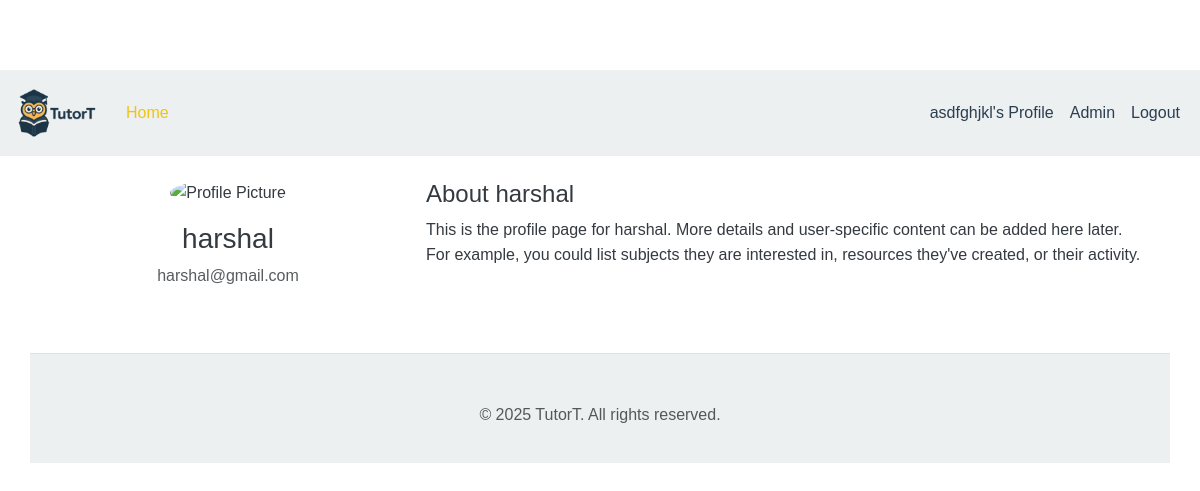
The page /profile/harshal (signed in) on the database its author committed.
### app/models.py (models this page shows, shortened)
class User(UserMixin, db.Model):
    id = db.Column(db.Integer, primary_key=True)
    username = db.Column(db.String(64), index=True, unique=True, nullable=False)
    email = db.Column(db.String(120), index=True, unique=True, nullable=False)
    password_hash = db.Column(db.String(256))
    created_at = db.Column(db.DateTime, default=lambda: datetime.now(timezone.utc))

### app/main_routes.py (the view)
@bp.route('/profile/<username>')
@login_required
def profile(username):
    user = User.query.filter_by(username=username).first_or_404()
    return render_template('profile.html', title=f"{user.username}'s Profile", user=user)

### app/__init__.py (called while the page is built)
def create_app(config_class=Config):
    app = Flask(__name__)
    app.config.from_object(config_class)
    db.init_app(app)
    migrate.init_app(app, db)
    login.init_app(app)
    bootstrap.init_app(app) # Add this line to initialize Bootstrap
    from app.main_routes import bp as main_bp # Assuming you have a main_bp
    app.register_blueprint(main_bp)
    from app.admin import bp as admin_bp
    app.register_blueprint(admin_bp)
    from app import models
    from datetime import datetime
    @app.context_processor
    def inject_now():
        return {'now': datetime.utcnow()}
    def datetimeformat(value, format='%Y'):
        return value.strftime(format)
    app.jinja_env.filters['datetimeformat'] = datetimeformat
    return app

### app/models.py (called while the page is built)
@login.user_loader
def load_user(id):
    return db.session.get(User, int(id)) # Changed from User.query.get for SQLAlchemy 2.0 compatibility

### app/templates/profile.html (shortened to what this page needs)
{% extends "base.html" %}
{% block content %}
<div class="container mt-4">
    <div class="row">
        <div class="col-md-4 text-center">
            <img src="{{ url_for('static', filename='images/default_profile.png') }}" alt="Profile Picture" class="img-fluid rounded-circle mb-3" style="width: 150px; height: 150px; object-fit: cover;">
            <h3>{{ user.username }}</h3>
            <p class="text-muted">{{ user.email }}</p>
        </div>
        <div class="col-md-8">
            <h4>About {{ user.username }}</h4>
            <p>
                This is the profile page for {{ user.username }}. More details and user-specific content can be added here later.
                For example, you could list subjects they are interested in, resources they've created, or their activity.
            </p>
        </div>
    </div>
</div>
{% endblock %}

### app/templates/base.html (shortened to what this page needs)
<!doctype html>
<html lang="en">
<head>
    <link href="https://cdn.jsdelivr.net/npm/bootstrap@5.3.0-alpha1/dist/css/bootstrap.min.css" rel="stylesheet">
    <link rel="stylesheet" href="https://cdn.jsdelivr.net/npm/bootstrap-icons@1.10.5/font/bootstrap-icons.css">
    <link rel="stylesheet" href="{{ url_for('static', filename='css/style.css') }}">
</head>
<body>
    <nav class="navbar navbar-expand-lg navbar-light navbar-custom mb-4">
        <div class="container-fluid">
            <a class="navbar-brand" href="{{ url_for('main.index') }}">
                <img src="{{ url_for('static', filename='images/logo.png') }}" alt="TutorT Logo" height="60" class="d-inline-block align-top">
            </a>
            <div class="collapse navbar-collapse" id="navbarNav">
                <ul class="navbar-nav me-auto mb-2 mb-lg-0">
                    <li class="nav-item">
                        <a class="nav-link active" aria-current="page" href="{{ url_for('main.index') }}">Home</a>
                    </li>
                </ul>
                <ul class="navbar-nav">
                    {% if current_user.is_authenticated %}
                        <li class="nav-item">
                            <a class="nav-link" href="{{ url_for('main.profile', username=current_user.username) }}">{{ current_user.username }}'s Profile</a>
                        </li>
                        <li class="nav-item">
                            <a class="nav-link" href="{{ url_for('admin.dashboard') }}">Admin</a>
                        </li>
                        <li class="nav-item">
                            <a class="nav-link" href="{{ url_for('main.logout') }}">Logout</a>
                        </li>
                    {% endif %}
                </ul>
            </div>
        </div>
    </nav>
    <main class="container">
        {% block content %}{% endblock %}
    </main>
    <footer class="container mt-5 pt-4 my-md-5 pt-md-5 border-top">
        <p class="text-center text-muted">&copy; {{ now|datetimeformat("%Y") }} TutorT. All rights reserved.</p>
    </footer>
</body>
</html>

### app/static/css/style.css (style rules this page uses)
:root { --primary-color: #2c3e50; --secondary-color: #f1c40f; --accent-color: #ecf0f1; --text-dark: #343a40; --text-light: #f8f9fa; --body-bg: #ffffff; }
body { font-family: sans-serif; background-color: var(--body-bg); color: var(--text-dark); line-height: 1.6; padding-top: 70px; }
.navbar-custom { background-color: var(--accent-color) !important; }
.navbar-custom .navbar-brand, .navbar-custom .nav-link { color: var(--primary-color); }
.navbar-custom .nav-link.active, .navbar-custom .nav-link:hover { color: var(--secondary-color); }
.navbar-brand img { max-height: 80px; margin-right: 0px; }
footer { background-color: var(--accent-color); color: var(--text-dark); padding: 20px 0; margin-top: 40px; border-top: 3px solid var(--secondary-color); }
a { color: var(--primary-color); }

### rows shown on the page
User: username "asdfghjkl"
User: username "harshal", email "harshal@gmail.com"
